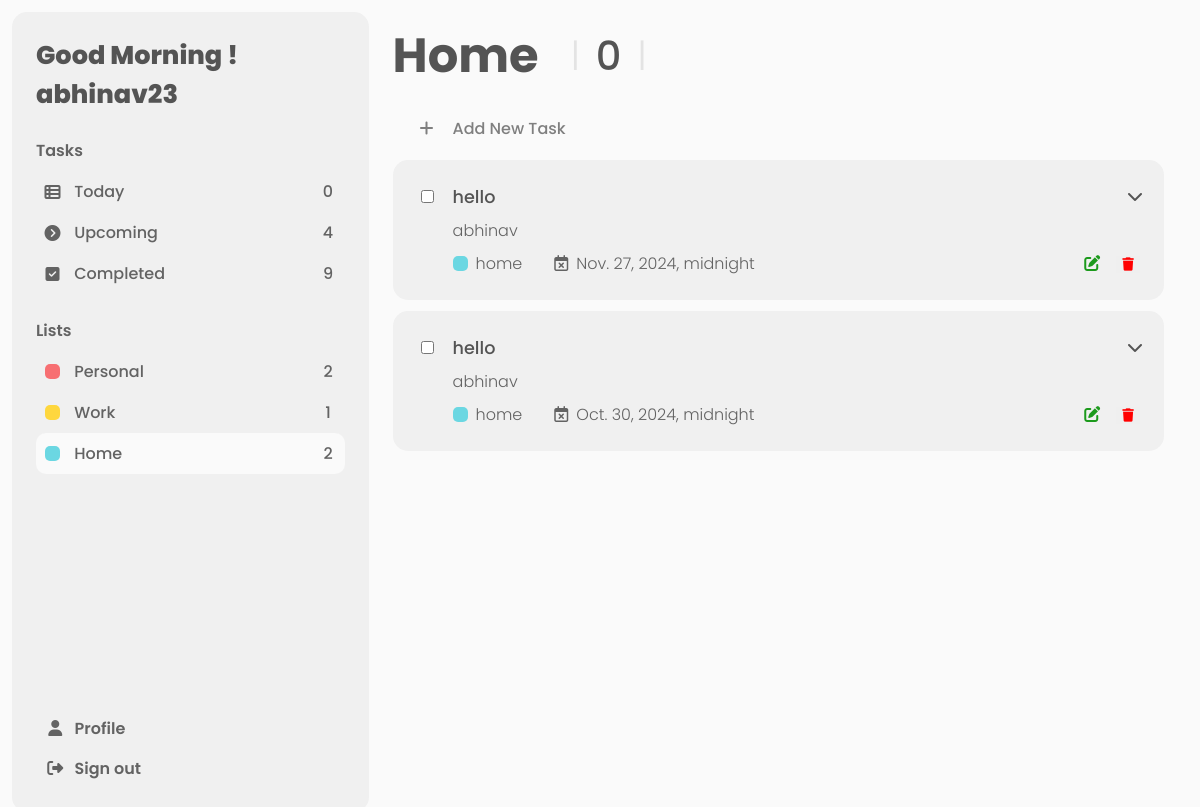
/home_tasks (signed in), run on an earlier commit of the app's database.
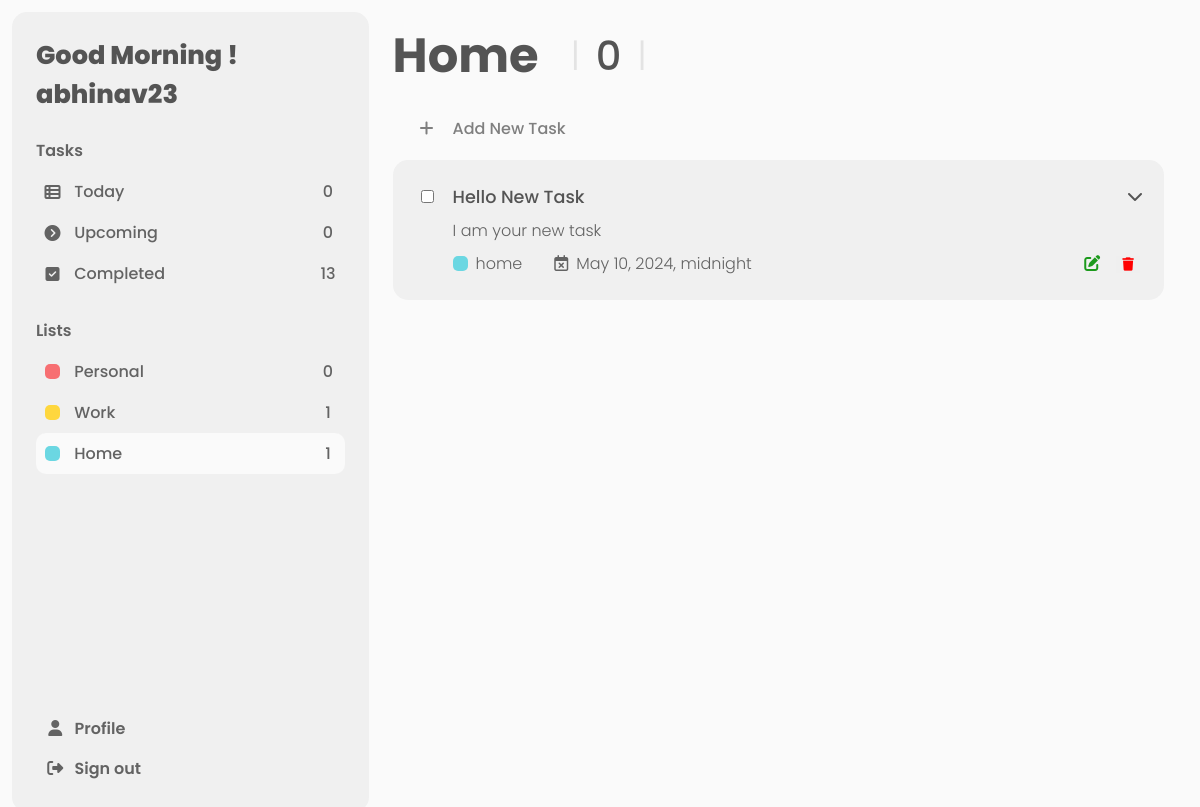
And on a later commit of the database.
### todo_list/models.py (models this page shows, shortened)
class Task(models.Model):
    task_id = models.AutoField(primary_key=True)
    user= models.ForeignKey(User, on_delete=models.CASCADE)
    title= models.CharField(max_length=100)
    description= models.TextField(max_length=1000)
    category= models.CharField(max_length=20)
    dueDate= models.DateTimeField()
    completionStatus= models.BooleanField(default= False)

### todo_list/views.py (the view)
# urls.py: path("home_tasks", views.home_tasks, name="home_tasks"),
def home_tasks(request):
    today_user_tasks= get_data(request, 0)
    upcoming_user_tasks= get_data(request, 1)
    completed_user_tasks=get_data(request, 2)
    personal_user_tasks= get_data(request,3)
    home_user_tasks= get_data(request,4)
    work_user_tasks= get_data(request,5)
    return render(request, "home_tasks.html", {'user_details': request.user ,"tasks": home_user_tasks, "num_of_tasks": len(today_user_tasks),
                                              'upcoming_tasks_count': len(upcoming_user_tasks),'completed_tasks_count':len(completed_user_tasks),
                                               'personal_tasks_count':len(personal_user_tasks), 'home_tasks_count':len(home_user_tasks),
                                                'work_tasks_count': len(work_user_tasks)})

### todo_list/views.py (called while the page is built)
def get_data(request, num):
    all_tasks= [Task.objects.filter(user=request.user, completionStatus= False, dueDate= date.today()),
                Task.objects.filter(user=request.user, completionStatus= False, dueDate__gt= date.today()).order_by('dueDate'),
                Task.objects.filter(user=request.user, completionStatus= True),
                Task.objects.filter(user=request.user, completionStatus= False, category="personal"),
                Task.objects.filter(user=request.user, completionStatus= False, category="home"),
                Task.objects.filter(user=request.user, completionStatus= False, category="work")
                ]
    return all_tasks[num]

### todo_list/templates/home_tasks.html (shortened to what this page needs)
<!DOCTYPE html>
<html lang="en">
<head>
    <link rel="stylesheet" href="https://cdnjs.cloudflare.com/ajax/libs/font-awesome/6.5.1/css/all.min.css" />
    {% load static %}
    <link rel="stylesheet" href="{% static '/css/dashboard.css' %}">
</head>
<body>
    <div class="dashboard">
        <div class="sidebar-section">
            <div class="home-options">
                <div id="menu">
                    Good Morning ! {{ user_details.username }}
                </div>
                <div id="tasks-heading">Tasks</div>
                    <a href="dashboard">
                        <li class="tasks-item ">
                            <div class="task-item-icon">
                                <i class="fa-solid fa-table-list"></i>
                            </div>
                            <div class="task-item-text ">
                                Today
                            </div>
                            <div class="task-item-count">{{num_of_tasks}}</div>
                        </li>
                    </a>
                    <a href="upcoming_tasks">
                        <li class="tasks-item">
                            <div  class="task-item-icon">
                                <i class="fa-solid fa-circle-chevron-right "></i>
                            </div>
                            <div class="task-item-text">Upcoming</div>
                            <div class="task-item-count">{{upcoming_tasks_count}}</div>
                        </li>
                    </a>
                    <a href="completed_tasks">
                        <li class="tasks-item">
                            <div  class="task-item-icon"><i class="fa-solid fa-square-check "></i></div>
                            <div class="task-item-text">Completed</div>
                            <div class="task-item-count">{{completed_tasks_count}}</div>
                        </li>
                    </a>
                <div id="list-heading">Lists</div>
                <a href="personal_tasks">
                    <li class="lists-item">
                        <div class="list-item-red">
                            <div class="redbox"></div>
                        </div>
                        <div class="list-item-text">
                            Personal
                        </div>
                        <div class="task-item-count">{{personal_tasks_count}}</div>
                    </li>
                </a>
                <a href="work_tasks">
                    <li class="lists-item">
                        <div class="list-item-yellow">
                            <div class="yellowbox"></div>
                        </div>
                        <div class="list-item-text">Work</div>
                        <div class="task-item-count">{{work_tasks_count}}</div>
                    </li>
                </a>
                <a href="home_tasks">
                    <li class="lists-item active">
                        <div class="list-item-blue">
                            <div class="bluebox"></div>
                        </div>
                        <div class="list-item-text">Home</div>
                        <div class="task-item-count">{{home_tasks_count}}</div>
                    </li>
                </a>
            </div>
            <div class="signout-profile">
                <a href="user_profile">
                    <div id="profile-div">
                        <div id="profile-icon"><i class="fa-solid fa-user"></i></div>
                        <div id="profile-text">Profile</div>
                    </div>
                </a>
                <a href="logout">
                    <div id="logout-div">
                        <div id="logout-icon"><i class="fa-solid fa-right-from-bracket"></i></div>
                        <div id="logout-text">Sign out</div>
                    </div>
                </a>
            </div>
        </div>
        <div class="task-list-section">
            <div class="tasks-heading-container">
                <div class="today-upcoming-completed-heading">Home</div>
                <div class="tasks-count"><span class="task-count-divider">l</span>{{ num_of_tasks }}<span class="task-count-divider">l</span></div>
            </div>
            <div class="add-task-btn-container">
                <div class="plus">
                    <i class="fa-solid fa-plus"></i>
                </div>
                <div class="add-task-text" id="addNewTask">
                    Add New Task
                </div>
            </div>
            {% if tasks  %}
            {% for task in tasks %}
            <div class="task-container">
                <div class="task-checkbox">
                    <div class="completion-button">
                        <form action="">
                            <input type="checkbox" name="" class="isCompleted" data-task-id={{task.task_id}}>
                        </form>
                    </div>
                </div>
                <div class="task-details">
                    <div class="title-arrow-container">
                        <div class="task-title">{{ task.title }}</div>
                        <div class="togglebutton"><i class="fa-solid fa-chevron-right rotate-right"></i></div>
                    </div>
                    <div>
                        <div class="description">{{ task.description }}</div>
                    </div>
                    <div class="task-subdetails-container">
                        <div class="category-duedate-container">
                            <div class="category-container">
                                {% if task.category == "personal" %}
                                    <div class="redbox"></div>
                                {% elif task.category == "home" %}
                                    <div class="bluebox"></div>
                                {% elif task.category == "work" %}
                                    <div class="yellowbox"></div>
                                {% endif %}
                                <div class="category">{{ task.category }}</div>
                            </div>
                            <div class="due-date-container">
                                <div>
                                    <i class="fa-regular fa-calendar-xmark"></i>
                                </div>
                                <div class="due_date">{{ task.dueDate }}</div>
                            </div>
                        </div>
                        <div id="task-edit-del-container">
                            <div class="task-edit-container">
                                <i class="fa-solid fa-pen-to-square"></i>
                            </div>
                            <div class="task-del-container">
                                <form action="delete_task" method="post">
                                    <div>
                                        <button><i class="fa-solid fa-trash"></i></button>
                                    </div>
                                </form>
                            </div>
                        </div>
                    </div>
                </div>
            </div>
            {% endfor %}
            {% else %}
            <div class="no-task-container">
                <div class="no-task-heading">No task listed</div>
                <div class="no-task-image-container"><img src="{% static '/images/no-task.svg' %}" alt=""></div>
            </div>
            {% endif %}
        </div>
</div>
</body>
</html>

### todo_list/static/css/dashboard.css (style rules this page uses)
:root { --black: rgb(0,0,0); --darkest-text-color:#545454; --primary-text-color:#636363; --secondary-text-color:#7f7f7f; --primary-bg-color:rgb(250, 250, 250); --secondary-bg-color:rgb(240, 240, 240); }
body { background-color: rgb(250, 250, 250); padding: 1%; margin: 0px; font-family: "Poppins", sans-serif; font-weight: 300; font-style: normal; }
a { text-decoration: none; color: black; }
.dashboard { display: flex; height: 100vh; }
#menu, .taskFormTitle { font-family: "Poppins", sans-serif; font-weight: 800; font-style: normal; color: var(--darkest-text-color); font-size: 1.6rem; }
#tasks-heading, #list-heading { color: var(--primary-text-color); font-weight: 550; font-style: normal; font-size:1rem; margin-top: 1.5rem;; margin-bottom: 0.5rem; }
.tasks-item { padding: 8px 0px; color:var(--primary-text-color); list-style: none; display: flex; gap: 5px; border-radius: 5px; -webkit-border-radius: 5px; -moz-border-radius: 5px; -ms-border-radius: 5px; -o-border-radius: 5px; font-weight: 500; }
.active { background-color: var(--primary-bg-color); border-radius: 10px; -webkit-border-radius: 10px; -moz-border-radius: 10px; -ms-border-radius: 10px; -o-border-radius: 10px; }
.task-item-icon { flex: 1; display: flex; align-items: center; justify-content: center; }
.task-item-text { flex: 7; }
.task-item-count { flex:1; display: flex; justify-content: center; align-items: center; }
.bluebox , .redbox , .yellowbox { height: 15px; width: 15px; border-radius: 5px; -webkit-border-radius: 5px; -moz-border-radius: 5px; -ms-border-radius: 5px; -o-border-radius: 5px; }
.bluebox { background-color: #6bd7e2; }
.redbox { background-color: #f76f72; }
.yellowbox { background-color: #fed73e; }
.task-list-section { flex: 5; padding: 0.5rem 1.5rem; }
.tasks-heading-container { display: flex; margin-bottom: 1rem; }
.today-upcoming-completed-heading { font-weight: 700; font-size:3rem; color:var(--darkest-text-color); }
.task-count-divider { color: #e3e3e3; font-weight: 300; margin: 0rem 1rem; }
.tasks-count { color:var(--darkest-text-color); font-weight: 500; font-size: 2.5rem; margin: 0rem 1rem; display: flex; justify-content: center; align-items: center; }
.task-container { display: flex; border-radius: 15px; background-color: rgb(240, 240, 240); gap: 1rem; padding: 1.5rem; margin: 0.7rem 0rem; -webkit-border-radius: 15px; -moz-border-radius: 15px; -ms-border-radius: 15px; -o-border-radius: 15px; }
.title-arrow-container { display: flex; justify-content: space-between; color: var(--darkest-text-color); }
.task-title { font-size: 1.1rem; font-weight: 500; margin-bottom: 0.5rem; }
.rotate-right { transform: rotate(90deg); }
.description { margin-bottom: 0.5rem; color: var(--primary-text-color); }
.task-details { width: 100%; }
.task-subdetails-container { color:var(--primary-text-color); display: flex; justify-content: space-between; }
.category-duedate-container { display: flex; gap: 2rem; }
.category-container { display: flex; justify-content: flex-start; align-items: center; gap: 0.5rem; }
.due-date-container { display: flex; justify-content: flex-start; align-items: center; gap:0.5rem; }
.due_date { text-wrap:nowrap; }
#task-edit-del-container { display: flex; justify-content: center; align-items: center; gap: 1rem; }

What changed in the data, as far as the page shows it:
no longer on this page (row edited): Task: title "hello", description "abhinav", category "home", dueDate "Nov. 27, 2024, midnight"
removed Task: title "hello", description "abhinav", category "home", dueDate "Oct. 30, 2024, midnight"
added Task: title "Hello New Task", description "I am your new task", category "home", dueDate "May 10, 2024, midnight"
Also different on the page:
{{ upcoming_tasks_count }}: "4" → "0"
{{ completed_tasks_count }}: "9" → "13"
{{ personal_tasks_count }}: "2" → "0"
{{ home_tasks_count }}: "2" → "1"
